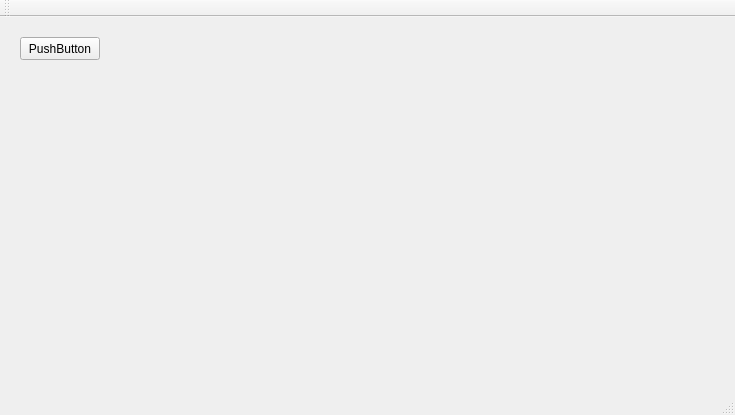
<?xml version="1.0" encoding="UTF-8"?>
<ui version="4.0">
 <class>MainWindow</class>
 <widget class="QMainWindow" name="MainWindow">
  <property name="geometry">
   <rect>
    <x>0</x>
    <y>0</y>
    <width>735</width>
    <height>415</height>
   </rect>
  </property>
  <property name="windowTitle">
   <string>MainWindow</string>
  </property>
  <widget class="QWidget" name="centralWidget">
   <widget class="QPushButton" name="pushButton">
    <property name="geometry">
     <rect>
      <x>20</x>
      <y>20</y>
      <width>80</width>
      <height>23</height>
     </rect>
    </property>
    <property name="text">
     <string>PushButton</string>
    </property>
   </widget>
   <widget class="QStackedWidget" name="stackedWidget">
    <property name="geometry">
     <rect>
      <x>130</x>
      <y>20</y>
      <width>521</width>
      <height>321</height>
     </rect>
    </property>
    <property name="currentIndex">
     <number>0</number>
    </property>
    <widget class="QWidget" name="page"/>
    <widget class="QWidget" name="page_2"/>
   </widget>
  </widget>
  <widget class="QMenuBar" name="menuBar">
   <property name="geometry">
    <rect>
     <x>0</x>
     <y>0</y>
     <width>735</width>
     <height>18</height>
    </rect>
   </property>
  </widget>
  <widget class="QToolBar" name="mainToolBar">
   <attribute name="toolBarArea">
    <enum>TopToolBarArea</enum>
   </attribute>
   <attribute name="toolBarBreak">
    <bool>false</bool>
   </attribute>
  </widget>
  <widget class="QStatusBar" name="statusBar"/>
 </widget>
 <layoutdefault spacing="6" margin="11"/>
 <resources/>
 <connections/>
</ui>
